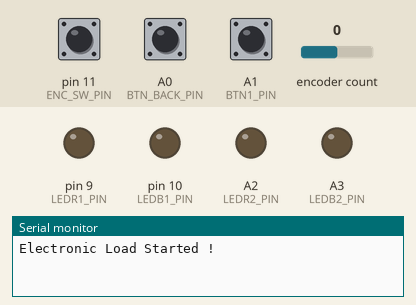
This sketch was run on a simulated Arduino Uno, built with avr-gcc and run on an emulated ATmega328P. On the bench: output pins drawn as LEDs (lit = HIGH), the last lines printed to the serial monitor. The test bench sets the inputs (shaded band); at power-on: A1 (BTN1_PIN) HIGH, pin 11 (ENC_SW_PIN) HIGH, A0 (BTN_BACK_PIN) HIGH, encoder count 0.

Above: at 1.2 s.
1.3 s: A1 (BTN1_PIN) pulled LOW for 0.15 s
At 1.9 s:
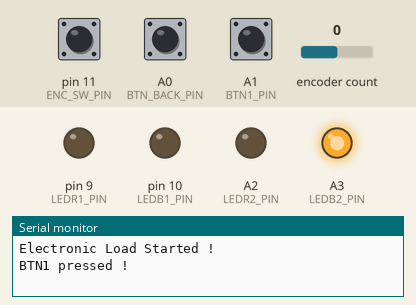
6.0 s: A1 (BTN1_PIN) pulled LOW for 1 s
At 6.7 s:
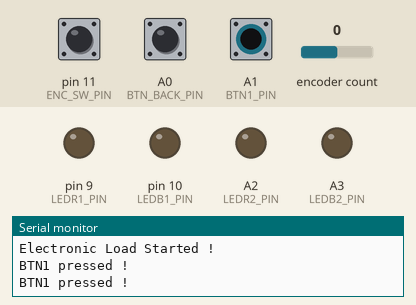
8.5 s: A1 (BTN1_PIN) pulled LOW for 3.2 s
At 9.8 s:
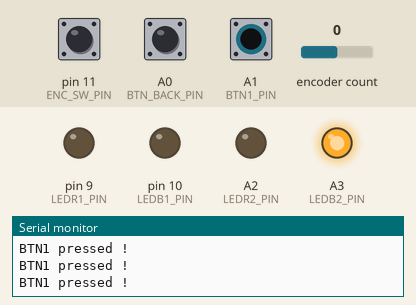
Timing chart, 0 to 11.5 s (numbered marks = the images above; inputs shaded):
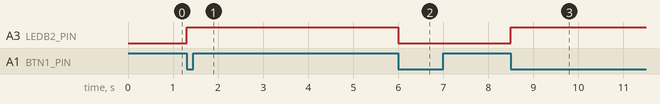

The sketch:

io_test.ino
```cpp
#include <SimpleRotary.h>
#include <AceButton.h>
using namespace ace_button;


#define BTN_BACK_PIN A0
#define BTN1_PIN A1
#define ENC_A_PIN 12
#define ENC_B_PIN 13
#define ENC_SW_PIN 11
#define LEDR1_PIN 9
#define LEDB1_PIN 10
#define LEDR2_PIN A2
#define LEDB2_PIN A3


bool BTN1_state = true;
bool BTN0_state = true;
bool loadOn=false;

void BTN1_check(void) {
  if (digitalRead(BTN1_PIN) != BTN1_state) {
    BTN1_state = !BTN1_state;
    if (!BTN1_state) {
      Serial.println("BTN1 pressed !");
      loadOn=!loadOn;
      digitalWrite(LEDB2_PIN,loadOn);
    }
  }
}
void BTN0_check(void) {
  if (digitalRead(BTN_BACK_PIN) != BTN0_state) {
    BTN0_state = !BTN0_state;
    if (!BTN0_state) {
      Serial.println("BTN0 pressed !");
    }
  }
}
//Rotary encoder : 13 12, btn 11
SimpleRotary rotary(ENC_A_PIN, ENC_B_PIN, ENC_SW_PIN);


void setup() {
  Serial.begin(115200);
  pinMode(ENC_A_PIN, INPUT);
  pinMode(ENC_B_PIN, INPUT);
  pinMode(ENC_SW_PIN, INPUT);
  pinMode(BTN_BACK_PIN, INPUT);
  pinMode(BTN1_PIN, INPUT);
  pinMode(LEDR1_PIN,OUTPUT);
  pinMode(LEDB1_PIN,OUTPUT);
  pinMode(LEDR2_PIN,OUTPUT);
  pinMode(LEDB2_PIN,OUTPUT);
  digitalWrite(LEDR1_PIN,0);
  digitalWrite(LEDB1_PIN,0);
  digitalWrite(LEDR2_PIN,0);
  digitalWrite(LEDB2_PIN,0);
  Serial.println("Electronic Load Started !");

}

void loop() {
  BTN1_check();
  BTN0_check();
  byte i;
  i = rotary.rotate();
  if (i == 1) {
    Serial.println("Next");
  } else if (i == 2) {
    Serial.println("Prev");
  }
  if (rotary.push()) {
    Serial.println("Enter");
  }
}
```

Measured:
- after the input at 1.3 s, A3 (LEDB2_PIN): LOW → HIGH at once
- after the input at 6.0 s, A3 (LEDB2_PIN): HIGH → LOW at once
- after the input at 8.5 s, A3 (LEDB2_PIN): LOW → HIGH at once
